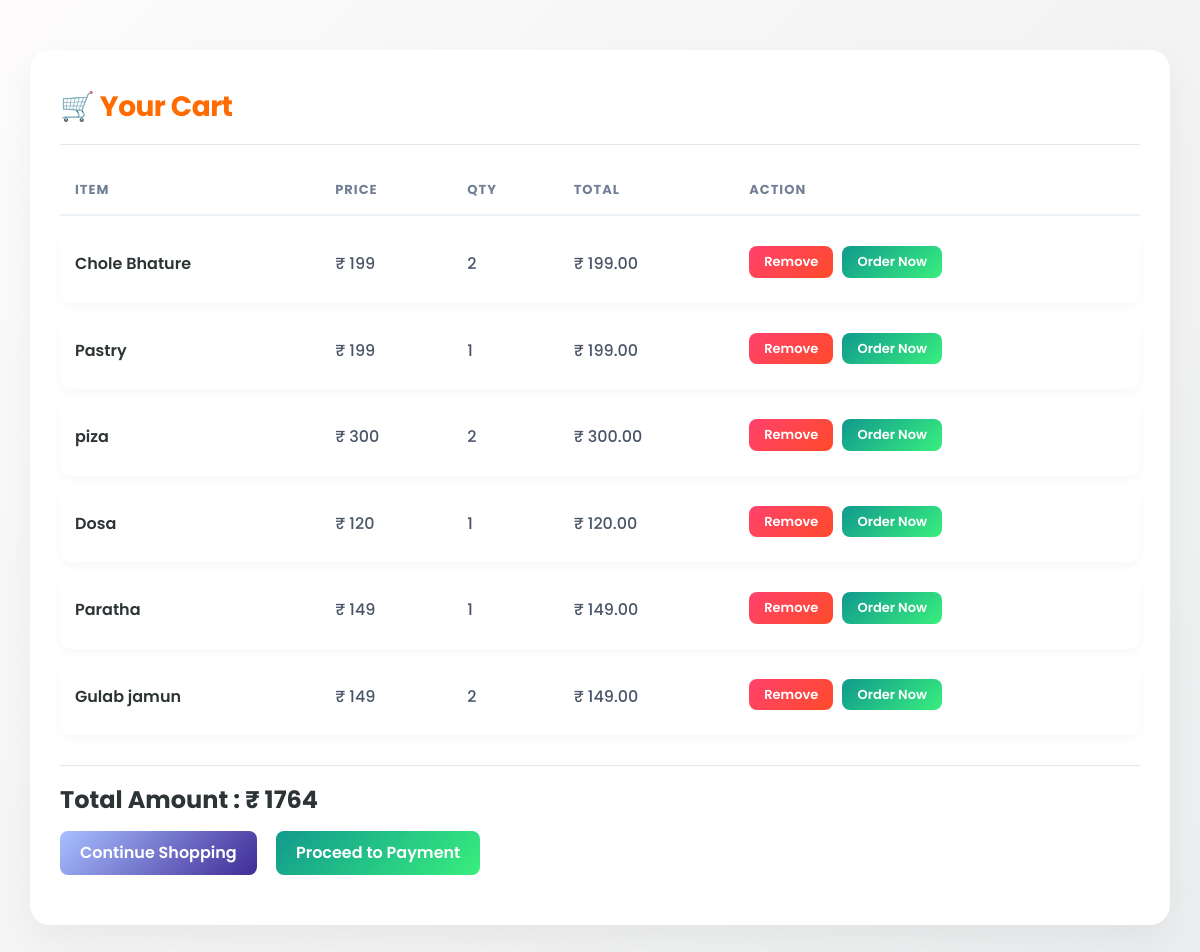
Page /cart/ (signed in) on the earlier database version.
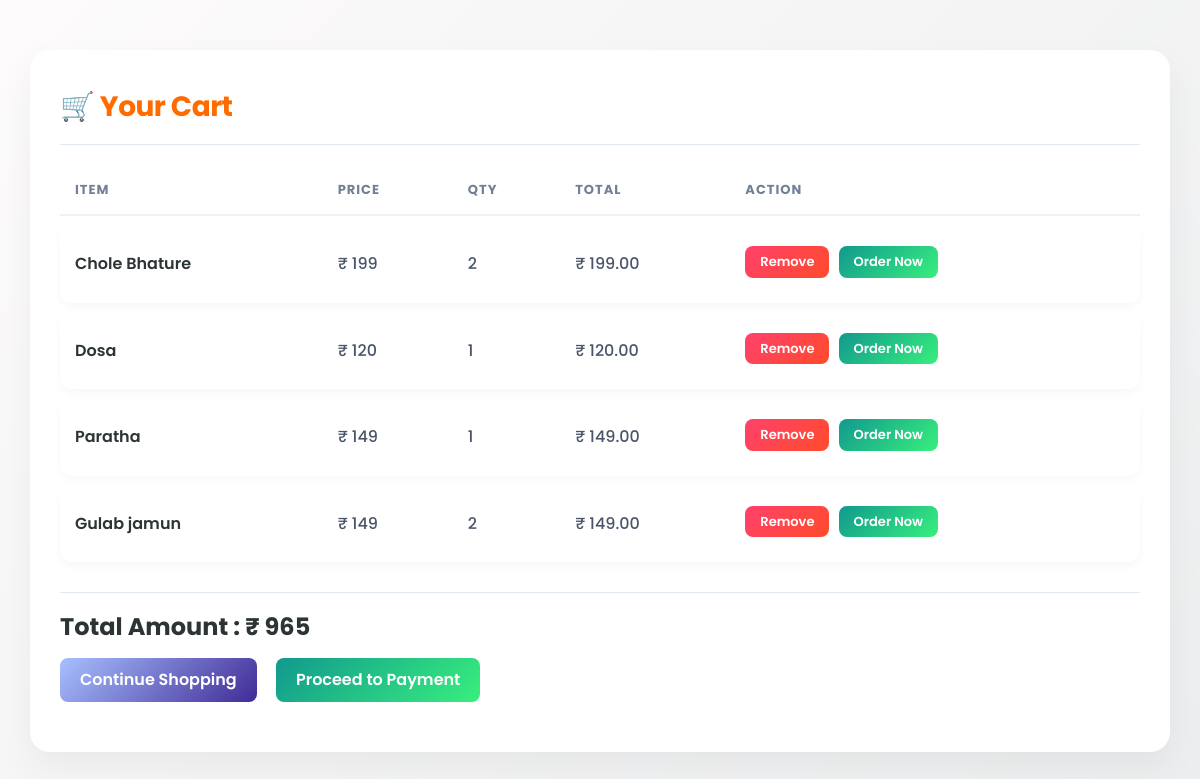
Same page on the later database version.
### app/models.py (models this page shows)
class Cart(models.Model):
    user = models.ForeignKey(Usersign, on_delete=models.CASCADE)
    item = models.ForeignKey(Item, on_delete=models.CASCADE)
    quantity = models.IntegerField(default=1)

class Item(models.Model):
    restaurant = models.ForeignKey(Restaurant, on_delete=models.CASCADE)
    itemname = models.CharField(max_length=100)
    itemprice = models.IntegerField()
    itemdesc = models.TextField()
    itemimage = models.ImageField(upload_to='items/')
    itemcategory = models.CharField(max_length=50)
    rating = models.FloatField(default=0)
    is_available = models.BooleanField(default=True)

### app/views.py (the view)
# urls.py: path('cart/', views.cart_page, name='cart_page'),
def cart_page(req):
    if 'user_id' in req.session:
        user = Usersign.objects.get(id=req.session['user_id'])
        cart = Cart.objects.filter(user=user)
        total = 0
        for i in cart:
            total += i.item.itemprice * i.quantity
        return render(req,'cart.html',{
            'cart':cart,
            'total':total
        })

### app/templates/cart.html (shortened to what this page needs)
{% load static %}
<!DOCTYPE html>
<html>
<head>
    <link href="https://cdn.jsdelivr.net/npm/bootstrap@5.3.2/dist/css/bootstrap.min.css" rel="stylesheet">
</head>
<body>
    <div class="container mt-5">
        <h3>🛒 Your Cart</h3>
        <hr>
        <table class="table table-bordered">
            <thead class="table-dark">
                <tr>
                    <th>Item</th>
                    <th>Price</th>
                    <th>Qty</th>
                    <th>Total</th>
                    <th>Action</th>
                </tr>
            </thead>
            <tbody>
                {% for i in cart %}
                <tr>
                    <td>{{ i.item.itemname }}</td>
                    <td>₹ {{ i.item.itemprice }}</td>
                    <td>{{ i.quantity }}</td>
                    <td>₹ {{ i.item.itemprice|floatformat:2 }}</td>
                    <td>
                        <a href="{% url 'remove_cart' i.id %}" class="btn btn-danger btn-sm">
                            Remove
                        </a>
                        <a href="{% url 'paynow' i.item.id %}" class="btn btn-success btn-sm">
                            Order Now
                        </a>
                    </td>
                </tr>
                {% endfor %}
            </tbody>
        </table>
        <hr>
        <h4>Total Amount : ₹ {{ total }}</h4>
        <div class="mt-3">
            <a href="{% url 'userdashboard' %}" class="btn btn-secondary">
                Continue Shopping
            </a>
            <a href="" class="btn btn-success">
                Proceed to Payment
            </a>
        </div>
    </div>
</body>
</html>

### app/templates/cart.html (style rules this page uses)
body { font-family: 'Poppins', sans-serif; background: linear-gradient(135deg, #fdfbfb 0%, #ebedee 100%); min-height: 100vh; color: #333; }
.container { background: white; border-radius: 20px; padding: 40px 30px; box-shadow: 0 15px 35px rgba(0,0,0,0.05); margin-top: 50px !important; margin-bottom: 50px !important; }
h3 { font-weight: 700; color: #ff6b00; letter-spacing: -0.5px; margin-bottom: 5px; }
h4 { font-weight: 700; color: #2d3436; margin-top: 15px; font-size: 24px; }
hr { border-color: #e2e8f0; margin: 20px 0; opacity: 1; }
.table { border-collapse: separate; border-spacing: 0 10px; margin-top: -10px; }
.table-bordered { border: none; }
.table-bordered th, .table-bordered td { border: none; }
.table-dark { background-color: transparent !important; }
.table thead th { color: #718096; text-transform: uppercase; font-size: 13px; letter-spacing: 1px; border-bottom: 2px solid #edf2f7; padding: 15px; background: white !important; }
.table-dark th { color: #718096 !important; background: white !important; }
.table tbody tr { background-color: #ffffff; box-shadow: 0 4px 10px rgba(0,0,0,0.03); border-radius: 12px; transition: all 0.3s ease; }
.table td { vertical-align: middle; padding: 20px 15px; font-weight: 500; color: #4a5568; background: #fff; }
.table td:first-child { border-top-left-radius: 12px; border-bottom-left-radius: 12px; font-weight: 600; color: #2d3436; }
.table td:last-child { border-top-right-radius: 12px; border-bottom-right-radius: 12px; }
.btn { border-radius: 8px; font-weight: 600; padding: 10px 20px; transition: all 0.3s ease; border: none; }
.btn-sm { padding: 6px 15px; font-size: 13px; margin-right: 5px; margin-bottom: 5px; }
.btn-danger { background: linear-gradient(135deg, #ff416c 0%, #ff4b2b 100%); color: white; }
.btn-success { background: linear-gradient(135deg, #11998e 0%, #38ef7d 100%); color: white; }
.btn-secondary { background: linear-gradient(135deg, #a8c0ff 0%, #3f2b96 100%); color: white; }
.mt-3 a { margin-right: 15px; margin-bottom: 10px; display: inline-block; }

Differences in the rows shown:
removed Cart: item.itemname "Pastry", item.itemprice "199", quantity "1", item.itemprice "199.00"
removed Cart: item.itemname "piza", item.itemprice "300", quantity "2", item.itemprice "300.00"
Other differences:
{{ total }}: "1764" → "965"
